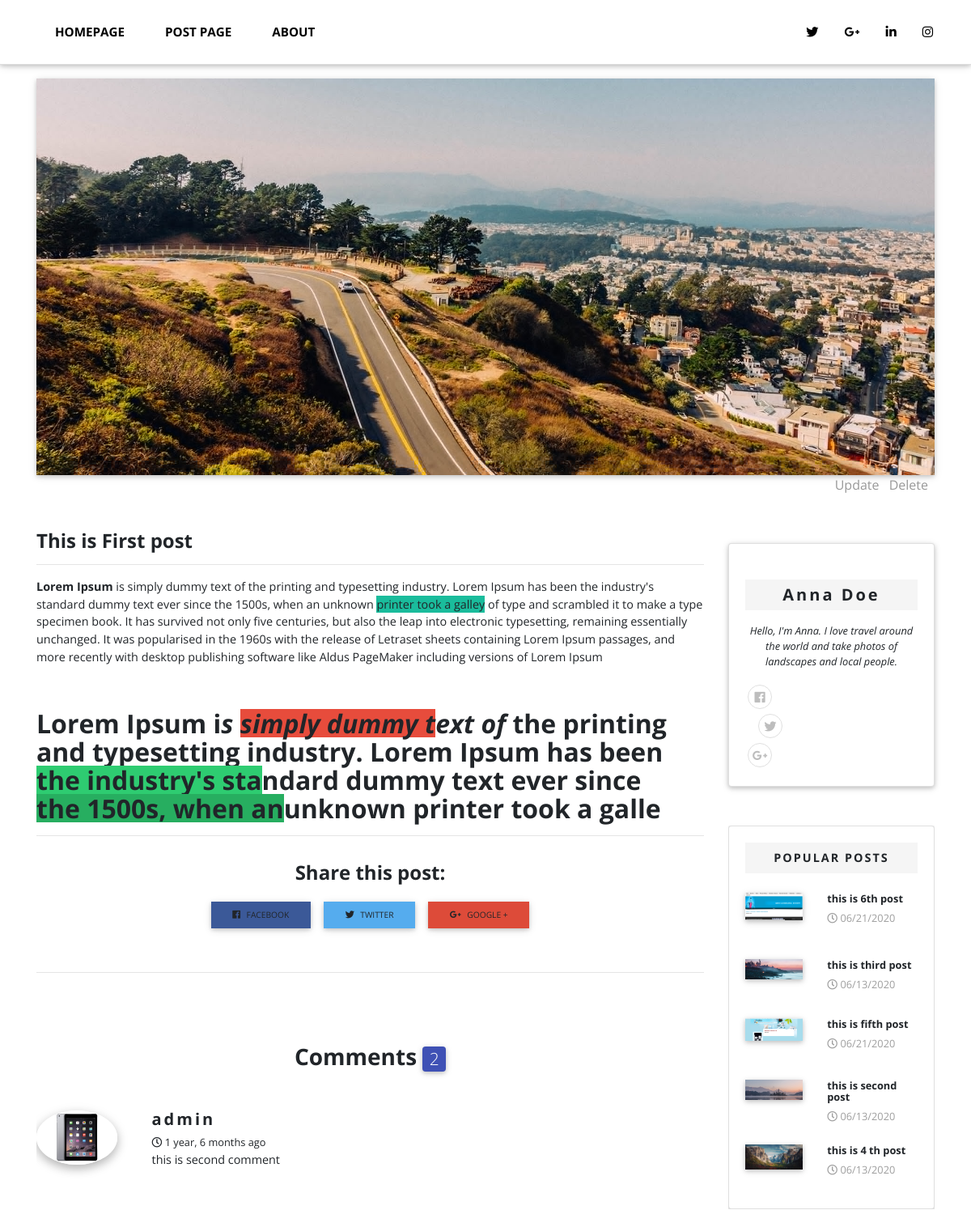
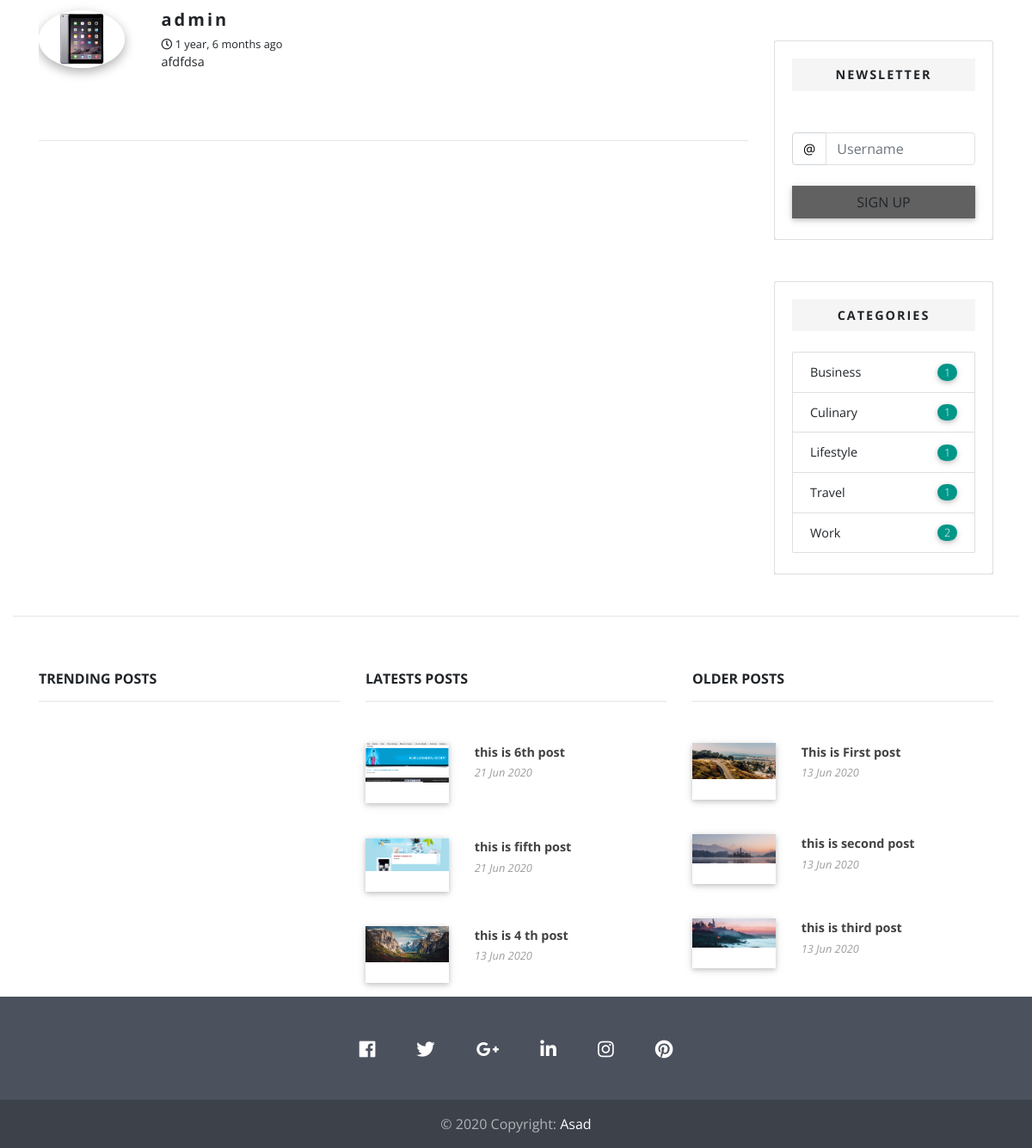
/post/1, run on the app's committed database (2 pictures, top to bottom).
### core/models.py (models this page shows, shortened)
class Post(models.Model):
    title=models.CharField(max_length=100)
    thumbnail_img=models.ImageField()
    overview=models.TextField()
    content=RichTextField(blank=True,null=True)
    author=models.ForeignKey(Author,on_delete=models.CASCADE)
    timestamp=models.DateTimeField(auto_now_add=True)
    comment_count=models.IntegerField(default=0)
    featured=models.BooleanField()
    slider=models.BooleanField(default=False)
    category=models.CharField(choices=category_choice,max_length=20)
    read=models.IntegerField(default=0)
    def get_absolute_url(self):
        return reverse('page', kwargs={
            'id':self.id
        })
    def post_update_url(self):
        return reverse('post-update',kwargs={
            'id':self.id
        })
    @property
    def get_comments(self):
        return self.comments.all().order_by('-timestamp')

class Comments(models.Model):
    user=models.ForeignKey(User,on_delete=models.CASCADE)
    timestamp=models.DateTimeField(auto_now_add=True)
    content=models.TextField()
    post=models.ForeignKey('Post',related_name='comments',on_delete=models.CASCADE)

class Author(models.Model):
    user=models.ForeignKey(settings.AUTH_USER_MODEL,on_delete=models.CASCADE)
    profile_picture=models.ImageField()

### core/views.py (the view, shortened to what this page needs)
# urls.py: path('post/<id>', blog,name='page'),
def blog(request,id):
    category_count=get_category_count()
    timestamp=Post.objects.order_by('-timestamp')[0:3]
    timestamp2=Post.objects.order_by('timestamp')[0:3]
    post=get_object_or_404(Post,id=id)
    popular=Post.objects.order_by('-read')[:5]
    week_ago=datetime.date.today()-datetime.timedelta(days=7)
    trends=Post.objects.filter(timestamp__gte=week_ago).order_by('-read')
    form=CommentForm(request.POST or None)
    context={
        'trends':trends[:3],
        'popular':popular,
        'category_count':category_count,
        'form': form,
        'post_section1':True,
        'latest':timestamp,
        'older':timestamp2,
        'post':post,
    }
    return render(request,"post-page.html",context)

### core/forms.py
class CommentForm(forms.ModelForm):
    content=forms.CharField(widget=forms.Textarea(attrs={
        'class':'form-control',
        'id':'exampleFormControlTextarea6',
        'placeholder':"Write something here...",
        'rows':'5'
    }))
    class Meta:
        model=Comments
        fields=('content',)

### core/views.py (called while the page is built)
def get_category_count():
    query_set=Post.objects.values('category').annotate(Count('category'))
    return query_set

### templates/post-page.html (shortened to what this page needs)
{% extends 'base.html' %}
{% block content %}
    <section>
        <div class="container-fluid">
            <div class="container">
                <div class="row mb-2 mt-1">
                    <div class="col-md-12">
                        <div class="view">
                            <img src="{{post.thumbnail_img.url}}" class="img-fluid z-depth-1 wow fadeIn" data-wow-delay="0.2s">
                        </div>
                    <div class="float-right">
                        <a href="{{post.post_update_url}}">Update</a>
                        <a href="" class="mx-2">Delete</a>
                    </div>
                    </div>
                </div>
                <div class="row mt-4 pt-3">
                    <div class="col-lg-9 col-12 mt-1">
                        <section class="extra-margins pb-5 text-lg-left">
                            <div class="row mb-4">
                                <div class="col-md-12">
                                    <h4 class="font-weight-bold wow fadeIn" data-wow-delay="0.2s">
                                        <strong>{{post.title}}</strong>
                                    </h4>
                                    <hr>
                                    {{post.content|safe}}
                                    <hr>
                                    <div class="row mb-4 wow fadeIn" data-wow-delay="0.2s">
                                        <div class="col-md-12 text-center">
                                            <h4 class="text-center font-weight-bold dark-grey-text mt-3 mb-3">
                                                <strong>Share this post: </strong>
                                            </h4>
                                            <button type="button" class="btn btn-fb btn-sm">
                                                <i class="fab fa-facebook-f left"></i> Facebook</button>
                                            <button type="button" class="btn btn-tw btn-sm">
                                                <i class="fab fa-twitter left"></i> Twitter</button>
                                            <button type="button" class="btn btn-gplus btn-sm">
                                                <i class="fab fa-google-plus-g left"></i> Google +</button>
                                            <hr class="mt-5">
                                        </div>
                                    </div>
                                    <section>
                                        <div class="comments-list text-center text-md-left">
                                            <div class="text-center my-5">
                                                <h3 class="font-weight-bold">Comments
                                                    <span class="badge indigo">{{post.comments.count}}</span>
                                                </h3>
                                            </div>
                                            {% for comment in post.get_comments %}
                                            <div class="row mb-5">
                                                <div class="col-sm-2 col-12 mb-3">
                                                    <img src="{{comment.post.author.profile_picture.url}}" class="avatar rounded-circle z-depth-1-half" alt="sample image">
                                                </div>
                                                <div class="col-sm-10 col-12">
                                                    <a>
                                                        <h5 class="user-name font-weight-bold">{{comment.user.username}}</h5>
                                                    </a>
                                                    <div class="card-data">
                                                        <ul class="list-unstyled">
                                                            <li class="comment-date font-small">
                                                                <i class="far fa-clock-o"></i> {{comment.timestamp|timesince}} ago</li>
                                                        </ul>
                                                    </div>
                                                    <p class="dark-grey-text article">{{comment.content}}</p>
                                                </div>
                                            </div>
                                            {% endfor %}
                                        </div>
                                    </section>
                                    <hr>
                                </div>
                            </div>
                        </section>
                    </div>
                    {% include 'sidebar.html' with category_count=category_count popular=popular trends=trends %}
                </div>
            </div>
    </section>
    {% include 'footer_top.html' with older=older latest=latest %}
    {% endblock %}

### templates/sidebar.html (shortened to what this page needs)
<div class="col-lg-3 col-12 mt-1">
    {% if post_section1 %}
    <div class="card mt-3">
        <div class="view overlay">
        </div>
        <div class="card-body">
            <h5 class="card-title dark-grey-text text-center grey lighten-4 py-2">
                <strong>Anna Doe</strong>
            </h5>
            <p class="mt-3 dark-grey-text font-small text-center">
                <em>Hello, I'm Anna. I love travel around the world and take photos of landscapes and
                    local people.</em>
            </p>
            <ul class="list-unstyled list-inline-item circle-icons list-unstyled flex-center">
                <li>
                    <a class="fb-ic">
                        <i class="fab fa-facebook-f"> </i>
                    </a>
                </li>
                <li>
                    <a class="tw-ic">
                        <i class="fab fa-twitter mx-3"> </i>
                    </a>
                </li>
                <li>
                    <a class="gplus-ic">
                        <i class="fab fa-google-plus-g"> </i>
                    </a>
                </li>
            </ul>
        </div>
    </div>
    {% endif %}
    <section class="section widget-content mt-5">
        <div class="card card-body pb-0">
            <div class="single-post">
                <p class="font-weight-bold dark-grey-text text-center spacing grey lighten-4 py-2 mb-4">
                    <strong>POPULAR POSTS</strong>
                </p>
                {% for popular in popular %}
                <div class="row mb-4">
                    <div class="col-5">
                        <div class="view overlay">
                            <img src="{{popular.thumbnail_img.url}}" class="img-fluid z-depth-1 rounded-0" alt="sample image">
                        </div>
                    </div>
                    <div class="col-7">
                        <h6 class="mt-0 font-small">
                            <a >
                                <strong>{{popular.title}}</strong>
                            </a>
                        </h6>
                        <div class="post-data">
                            <p class="font-small grey-text mb-0">
                                <i class="far fa-clock-o"></i> {{popular.timestamp|date:"SHORT_DATE_FORMAT"}}</p>
                        </div>
                    </div>
                </div>
                {% endfor %}
            </div>
        </div>
    </section>
    <section class="my-5">
        <div class="card card-body pb-0">
            <div class="single-post">
                <p class="font-weight-bold dark-grey-text text-center spacing grey lighten-4 py-2 mb-4">
                    <strong>NEWSLETTER</strong>
                </p>
                <div class="row mt-4">
                    <div class="col-md-12">
                        <div class="input-group md-form form-sm form-3 pl-0">
                        <div class="input-group-prepend">
                            <span class="input-group-text white black-text" id="basic-addon9">@</span>
                        </div>
                        <input type="text" class="form-control mt-0 black-border rgba-white-strong" placeholder="Username" aria-describedby="basic-addon9">
                    </div>
                    <button type="button" class="btn btn-grey btn-block mb-4 mt-4">Sign up</button>
                    </div>
                </div>
            </div>
        </div>
    </section>
    <section class="section mb-5">
        <div class="card card-body pb-0">
            <div class="single-post">
                <p class="font-weight-bold dark-grey-text text-center spacing grey lighten-4 py-2 mb-4">
                    <strong>CATEGORIES</strong>
                </p>
                <ul class="list-group my-4">
                    {% for cat in category_count %}
                    <li class="list-group-item d-flex justify-content-between align-items-center">
                        <a class="">
                            <p class="mb-0">{{cat.category}}</p>
                        </a>
                        <span class="badge teal badge-pill font-small">{{cat.category__count}}</span>
                    </li>
                    {% endfor %}
                </ul>
            </div>
        </div>
    </section>
</div>

### templates/footer_top.html (shortened to what this page needs)
<section>
    <div class="container-fluid white mb-0 pb-0">
        <hr class="mt-0">
        <div class="container">
            <div class="row">
                <div class="col-lg-4 col-md-6">
                    <h6 class="font-weight-bold mt-5 mb-3">TRENDING POSTS</h6>
                    <hr class="mb-5">
                </div>
                <div class="col-lg-4 col-md-6">
                    <h6 class="font-weight-bold mt-5 mb-3">LATESTS POSTS</h6>
                    <hr class="mb-5">
                    {% for object in latest %}
                    <div class="row mt-4">
                        <div class="col-4">
                            <div class="view overlay z-depth-1 mb-3">
                                <img src="{{object.thumbnail_img.url}}" class="img-fluid" alt="Post">
                            </div>
                        </div>
                        <div class="col-8 mb-1">
                            <div class="">
                                <p class="mb-1">
                                    <a href="#!" class="text-hover font-weight-bold">{{object.title}}</a>
                                </p>
                                <p class="font-small grey-text">
                                    <em>{{object.timestamp|date:'d M Y'}}</em>
                                </p>
                            </div>
                        </div>
                    </div>
                    {% endfor %}
                </div>
                <div class="col-lg-4  col-md-6">
                    <h6 class="font-weight-bold mt-5 mb-3">OLDER POSTS</h6>
                    <hr class="mb-5">
                {% for object in older %}
                    <div class="row mt-4">
                        <div class="col-4">
                            <div class="view overlay z-depth-1 mb-3">
                                <img src="{{object.thumbnail_img.url}}" class="img-fluid" alt="Post">
                            </div>
                        </div>
                        <div class="col-8 mb-1">
                            <div class="">
                                <p class="mb-1">
                                    <a href="#!" class="text-hover font-weight-bold">{{object.title}}</a>
                                </p>
                                <p class="font-small grey-text">
                                    <em>{{object.timestamp|date:'d M Y'}}</em>
                                </p>
                            </div>
                        </div>
                    </div>
                    {% endfor %}
                </div>
            </div>
        </div>
    </div>
</section>

### static_in_env/css/style.default.css (style rules this page uses)
body { overflow-x: hidden; }
strong { font-weight: 700; }
a, i, span { display: inline-block; text-decoration: none; -webkit-transition: all 0.3s; transition: all 0.3s; }
a i { -webkit-transition: none; transition: none; }
ul { margin: 0; padding: 0; }
section { padding: 100px 0; overflow-x: hidden; }
button, input { outline: none !important; font-family: "Open Sans", sans-serif; }
button { cursor: pointer; }
.btn { border-radius: 0 !important; }
.badge { font-weight: 300; }
h1, h2, h3, h4, h5, h6 { margin-bottom: 15px; }
.container-fluid { width: 100%; }
.btn { font-weight: normal; border: 1px solid transparent; padding: 0.5rem 1rem; font-size: 1rem; line-height: 1.25; border-radius: 0.25rem; -webkit-transition: all 0.15s ease-in-out; transition: all 0.15s ease-in-out; }
.btn-sm { padding: 0.25rem 0.5rem; font-size: 0.875rem; line-height: 1.5; border-radius: 0.2rem; }
body { font-family: "Open Sans", sans-serif; font-size: 1rem; font-weight: normal; line-height: 1.5; color: #212529; background-color: #fff; }
a { color: #999; text-decoration: none; }
h1, h2, h3, h4, h5, h6, .h1, .h2, .h3, .h4, .h5, .h6 { margin-bottom: 0.5rem; font-family: inherit; font-weight: 700; line-height: 1.1; color: inherit; }
h2, .h2 { font-size: 2rem; }
h3, .h3 { font-size: 1.75rem; }
h4, .h4 { font-size: 1.5rem; }
h5, .h5 { font-size: 1.25rem; }
h6, .h6 { font-size: 1rem; }
hr { border-top: 1px solid rgba(0, 0, 0, 0.1); }

### templates/sidebar.html (style rules this page uses)
section { padding: 0 !important; }

### data on the page
Post: thumbnail_img (picture), title "This is First post", content "Lorem Ipsum is simply dummy text of the printing and typesetting industry. Lorem Ipsum has been the industry's standard dummy text ever since the 1500s, when an unknown printer took a galley of type and scrambled it to make a type specimen book. It has survived not only five centuries, but also the leap into electronic typesetting, remaining essentially unchanged. It was popularised in the 1960s with the release of Letraset sheets containing Lorem Ipsum passages, and more recently with desktop publishing software like Aldus PageMaker including versions of Lorem Ipsum Lorem Ipsum i s simply dummy t ext of the printing and typesetting industry. Lorem Ipsum has been the industry's sta ndard…", comments.count "2", category "Business", category__count "1", timestamp "13 Jun 2020"
Comments: post.author.profile_picture (picture), user.username "admin", timestamp "1 year, 6 months", content "this is second comment"
Comments: post.author.profile_picture (picture), user.username "admin", timestamp "1 year, 6 months", content "afdfdsa"
Post: thumbnail_img (picture), title "this is 6th post", timestamp "06/21/2020", category "Travel", category__count "1", timestamp "21 Jun 2020"
Post: thumbnail_img (picture), title "this is third post", timestamp "06/13/2020", category "Culinary", category__count "1", timestamp "13 Jun 2020"
Post: thumbnail_img (picture), title "this is fifth post", timestamp "06/21/2020", timestamp "21 Jun 2020"
Post: thumbnail_img (picture), title "this is second post", timestamp "06/13/2020", category "Work", category__count "2", timestamp "13 Jun 2020"
Post: thumbnail_img (picture), title "this is 4 th post", timestamp "06/13/2020", category "Lifestyle", category__count "1", timestamp "13 Jun 2020"
